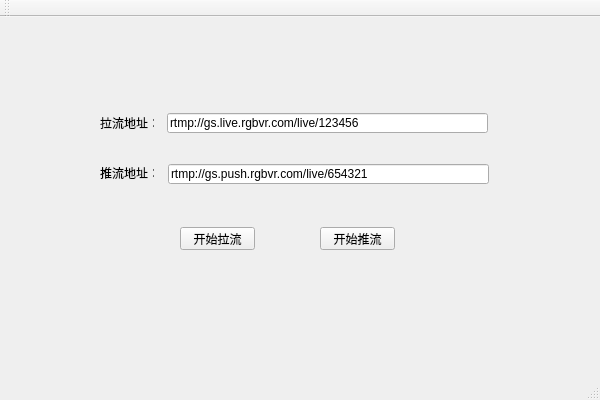
<?xml version="1.0" encoding="UTF-8"?>
<ui version="4.0">
 <class>h264_source_local_audioClass</class>
 <widget class="QMainWindow" name="h264_source_local_audioClass">
  <property name="geometry">
   <rect>
    <x>0</x>
    <y>0</y>
    <width>600</width>
    <height>400</height>
   </rect>
  </property>
  <property name="windowTitle">
   <string>h264_source_local_audio</string>
  </property>
  <widget class="QWidget" name="centralWidget">
   <widget class="QLineEdit" name="openUrl">
    <property name="geometry">
     <rect>
      <x>167</x>
      <y>96</y>
      <width>321</width>
      <height>20</height>
     </rect>
    </property>
    <property name="text">
     <string>rtmp://gs.live.rgbvr.com/live/123456</string>
    </property>
   </widget>
   <widget class="QLabel" name="label">
    <property name="geometry">
     <rect>
      <x>100</x>
      <y>100</y>
      <width>54</width>
      <height>12</height>
     </rect>
    </property>
    <property name="text">
     <string>拉流地址：</string>
    </property>
   </widget>
   <widget class="QLineEdit" name="openUrl_2">
    <property name="geometry">
     <rect>
      <x>168</x>
      <y>147</y>
      <width>321</width>
      <height>20</height>
     </rect>
    </property>
    <property name="text">
     <string>rtmp://gs.push.rgbvr.com/live/654321</string>
    </property>
   </widget>
   <widget class="QLabel" name="label_2">
    <property name="geometry">
     <rect>
      <x>100</x>
      <y>150</y>
      <width>54</width>
      <height>12</height>
     </rect>
    </property>
    <property name="text">
     <string>推流地址：</string>
    </property>
   </widget>
   <widget class="QPushButton" name="startStreamBtn">
    <property name="geometry">
     <rect>
      <x>180</x>
      <y>210</y>
      <width>75</width>
      <height>23</height>
     </rect>
    </property>
    <property name="text">
     <string>开始拉流</string>
    </property>
   </widget>
   <widget class="QPushButton" name="pushButton">
    <property name="geometry">
     <rect>
      <x>320</x>
      <y>210</y>
      <width>75</width>
      <height>23</height>
     </rect>
    </property>
    <property name="text">
     <string>开始推流</string>
    </property>
   </widget>
  </widget>
  <widget class="QMenuBar" name="menuBar">
   <property name="geometry">
    <rect>
     <x>0</x>
     <y>0</y>
     <width>600</width>
     <height>23</height>
    </rect>
   </property>
  </widget>
  <widget class="QToolBar" name="mainToolBar">
   <attribute name="toolBarArea">
    <enum>TopToolBarArea</enum>
   </attribute>
   <attribute name="toolBarBreak">
    <bool>true</bool>
   </attribute>
  </widget>
  <widget class="QStatusBar" name="statusBar"/>
 </widget>
 <layoutdefault spacing="6" margin="11"/>
 <resources>
  <include location="h264_source_local_audio.qrc"/>
 </resources>
 <connections/>
</ui>
